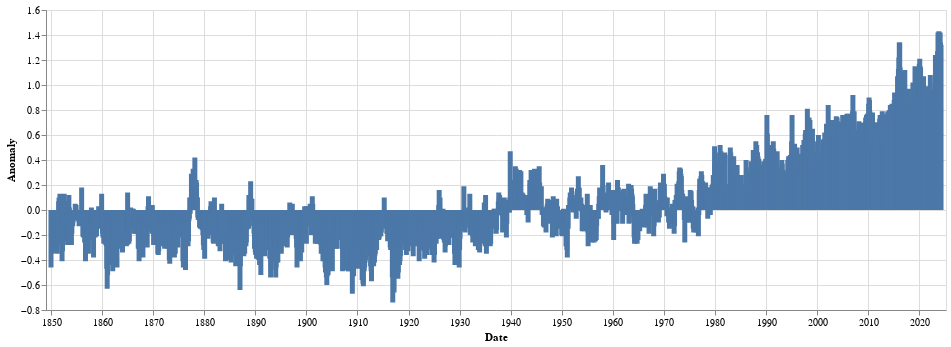

The notebook cell saved with this chart:
### Markdown cell above
## Build a story for an audience of professionals 
Apply the DIKW pyramid

### From Data to Information

### Code cell
chart = alt.Chart(df
).mark_bar(
).encode(
    x='Date',
    y='Anomaly'
).properties(
    width=900
)

chart

### Figure 1 — Vega-Lite specification as saved in the notebook (floating-point values rounded to 4 significant figures; data arrays with more than 128 entries replaced by an {"elided": "..."} marker saying what was removed)
{"config": {"view": {"continuousWidth": 300, "continuousHeight": 300}}, "data": {"name": "data-28cd39674868bff0586e75d109b20cd9"}, "mark": {"type": "bar"}, "encoding": {"x": {"field": "Date", "type": "temporal"}, "y": {"field": "Anomaly", "type": "quantitative"}}, "width": 900, "$schema": "https://vega.github.io/schema/vega-lite/v5.16.3.json", "datasets": {"data-28cd39674868bff0586e75d109b20cd9": {"elided": "2092 records"}}}
